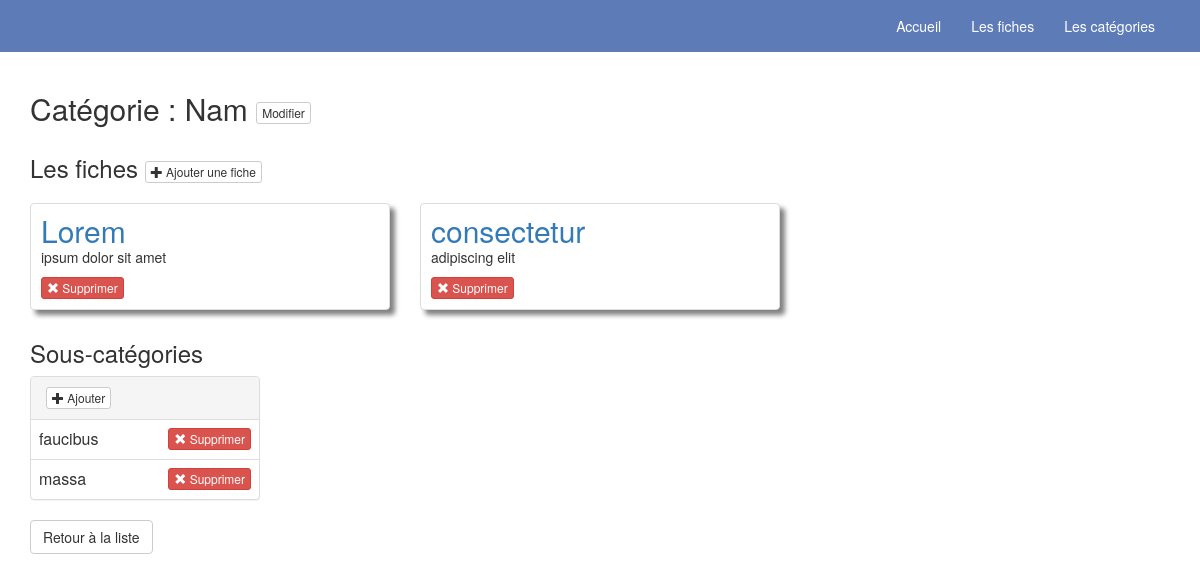
Screenshot of /categories/1 with the database file from the repository.
### tables this page shows
CREATE TABLE categorie
(
	id int NOT NULL AUTO_INCREMENT,
	libelle varchar(50),

	PRIMARY KEY (id)
);

CREATE TABLE fiche
(
	id int NOT NULL AUTO_INCREMENT,
	libelle varchar(50) NOT NULL,
	description varchar(255),

	PRIMARY KEY (id)
);

### controllers/controller.php (called while the page is built, shortened)
<?php
class Controller {
    protected $template;
    public function Controller() {
        $this->template = Configuration::getConfiguration("defaultTemplate");
    }
    protected function renderTemplate($data = array()) {
        include($this->template);
    }
}
?>

### controllers/categoriesController.php (called while the page is built, shortened)
<?php
require_once("controller.php");
require_once("../models/categorieModel.php");
class CategoriesController extends Controller{
    public function show($request) {
        $categorie = Categorie::find(array("id" => $request["categorie_id"]))[0];
        $data = array("categorie" => $categorie);
        $this->renderTemplate($data);
    }
}
?>

### application.php (called while the page is built, shortened)
<?php
require_once "helpers/database_helpers.php";
require_once "controllers/categoriesController.php";
class Application {
    public function Application() {
        $this->getRoute();
    }
    private function getRoute() {
        $router = Router::getRouter();
        $url = $_SERVER['REQUEST_URI'];
        $method = $_SERVER["REQUEST_METHOD"];
        $router = $router->getRoute($url, $method);
        $controller = new $router->controller();
        $controller->{$router->action}($router->params);
    }
}
?>

### web/index.php (called while the page is built)
<?php
include_once "../application.php";
new Application();
?>

### helpers/database_helpers.php (called while the page is built, shortened)
<?php
class DBHelpers{
    private static $instance = null;
    private $hostname;
    private $user;
    private $password;
    private $driver;
    public function DBHelpers($hostname, $user, $password, $dbname, $port = 3306, $driver = 'mysql'){
        $this->hostname     = $hostname;
        $this->user         = $user;
        $this->password     = $password;
        $this->db           = $dbname;
        $this->driver       = $driver;
    }
    private function getDSN(){
        return "$this->driver:host=$this->hostname;dbname=$this->db";
    }
    public function select($sql, $class){
        $dbh = $this->connect();
        $stmt = $dbh->query($sql);
        return $stmt->fetchAll(PDO::FETCH_CLASS, $class);
    }
    private function connect(){
        $pdo = null;
        try{
            $pdo = new PDO($this->getDSN(), $this->user, $this->password);
        }catch (Exception $e){
            throw new Exception( "Connexion à la base de données impossible." );
        }
        return $pdo;
    }
    public static function getDBHelpers(){
        if (is_null(DBHelpers::$instance))
            DBHelpers::$instance = new DBHelpers(Configuration::getConfiguration("db_adress"),
                Configuration::getConfiguration("db_user"),
                Configuration::getConfiguration("db_password"),
                Configuration::getConfiguration("db_name"));
        return DBHelpers::$instance;
    }
}
?>

### models/model.php (called while the page is built, shortened)
<?php
class Model {
    public static function find( $params = array() ) {
        $class = get_called_class();
        $table_name = $class::$table_name;
        $retour = null;
        $sql = "SELECT * FROM $table_name";
        if(count($params) > 0) {
            $cpt = 0;
            $sql .= " WHERE ";
            foreach ($params as $column_name => $value) {
                switch(gettype($value)){
                    case "string":
                        $sql .= "$column_name = '$value'";
                        break;
                    case "integer":
                        $sql .= "$column_name = $value";
                        break;
                }
            }
        }
        $sql .= ";";
        $dbh = DBHelpers::getDBHelpers();
        try{
            $retour = $dbh->select($sql, $class);
        }catch(Exception $e){
            FlashHelpers::getFlashHelpers()->addError($e->getMessage());
        }
        return $retour;
    }
}

### models/categorieModel.php (called while the page is built, shortened)
<?php
require_once("model.php");
require_once("categorieCategorieModel.php");
class Categorie extends Model {
    public $id;
    public function getFiches(){
        $ficheCategories = FicheCategorie::find(array("categorie_id" => $this->id));
        $this->fiches = array();
        foreach($ficheCategories as $ficheCategorie){
            $this->fiches[] = $ficheCategorie->getFiche()[0];
        }
        return $this->fiches;
    }
    public function getSubCategories(){
        $categories = CategorieCategorie::find(array("mother_id" => (integer)$this->id));
        $this->sous_categories = array();
        foreach($categories as $categorie){
            $this->sous_categories[] = $categorie->getDaughter()[0];
        }
        return $this->sous_categories;
    }
}

### models/ficheCategorieModel.php (called while the page is built, shortened)
<?php
require_once("model.php");
class FicheCategorie extends Model {
    public $fiche_id;
    public function getFiche(){
        return Fiche::find(array("id" => $this->fiche_id));
    }
}

### models/categorieCategorieModel.php (called while the page is built, shortened)
<?php
require_once("model.php");
class CategorieCategorie extends Model {
    public $daughter_id;
    public function getDaughter(){
        return Categorie::find(array("id" => $this->daughter_id));
    }
}

### views/categories/show.php (the view)
<?php
$categorie = $data["categorie"];
$id = $categorie->id;
$libelle = $categorie->libelle;
$fiches = $categorie->getFiches();
echo "<h2>";
echo "    Catégorie : $libelle";
echo "    <a href='/categories/$id/modifier' class='btn btn-xs btn-default'>Modifier</a>";
echo "</h2>";
echo "<div class='row'>";
echo "    <div class='col-xs-12 col-md-8'>";
echo "    <h3>Les fiches";
echo "        <a class='btn btn-xs btn-default' href='/categories/$id/fiches/ajouter'>";
echo "            <i class='glyphicon glyphicon-plus'></i> Ajouter une fiche";
echo "        </a>";
echo "    </h3>";
if(count($fiches) > 0){
    $col = 0;
    foreach($fiches as $fiche){
        if ($col == 0) {
            echo "<div class='row'>";
        }
        echo "<div class='col-md-6'>";
        echo "    <div class='thumbnail'>";
        echo "        <h2><a href='/fiches'>$fiche->libelle</a></h2>";
        echo "        <p>" . $fiche->description . "</p>";
        echo "        <a class='btn btn-xs btn-danger' href='/categories/$categorie->id/fiches/$fiche->id/supprimer'>";
        echo "            <i class='glyphicon glyphicon-remove'></i> Supprimer";
        echo "        </a>";
        echo "    </div>";
        echo "</div>";
        if( $col == 2 ){
            echo "</div>";
            $col = 0;
        }else{
            $col++;
        }
    }
}
$ss_categories = $categorie->getSubCategories();
echo "    <div class='col-xs-6 col-md-4'>";
echo "    <h3>Sous-catégories</h3>";
echo "    <div class='panel panel-default'>";
echo "        <div class='panel-heading'>";
echo "            <a class='btn btn-xs btn-default' href='/categories/$id/sous-categories/ajouter'><i class='glyphicon glyphicon-plus'></i> Ajouter</a>";
echo "        </div>";
echo "        <table class='table'>";
if(count($ss_categories) > 0){
    foreach ($ss_categories as $ss_categorie) {
        echo "            <tr>";
        echo "                <td>$ss_categorie->libelle</td>";
        echo "                <td align='right'>";
        echo "                    <a href='/categories/$id/sous-categories/$ss_categorie->id/supprimer' class='btn btn-xs btn-danger'>";
        echo "                        <i class='glyphicon glyphicon-remove'></i> Supprimer";
        echo "                </a>";
        echo "                </td>";
        echo "            </tr>";
    }
}
echo "        </table>";
echo "    </div>";
echo "</div>";
echo "</div>";
echo '<a href="/categories" class="btn btn-default">Retour à la liste</a>';
?>

### web/assets/css/default.css (style rules this page uses)
.thumbnail { padding: 10px; margin: 10px 0px; box-shadow: 5px 5px 5px grey }
.thumbnail h2 { padding: 0px; margin: 0px; }

### rows the page displays
categorie: libelle "Nam"
fiche: libelle "Lorem", description "ipsum dolor sit amet"
fiche: libelle "consectetur", description "adipiscing elit"
categorie: libelle "faucibus"
categorie: libelle "massa"
